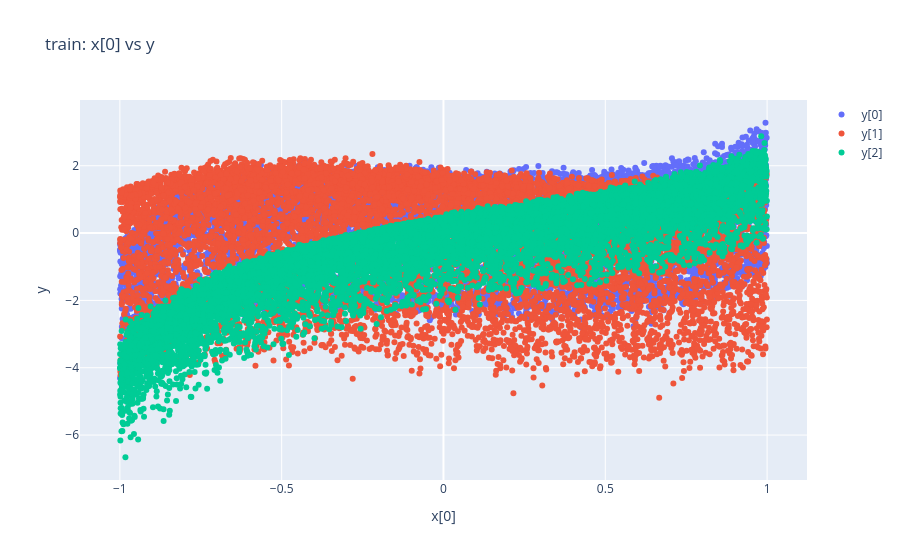
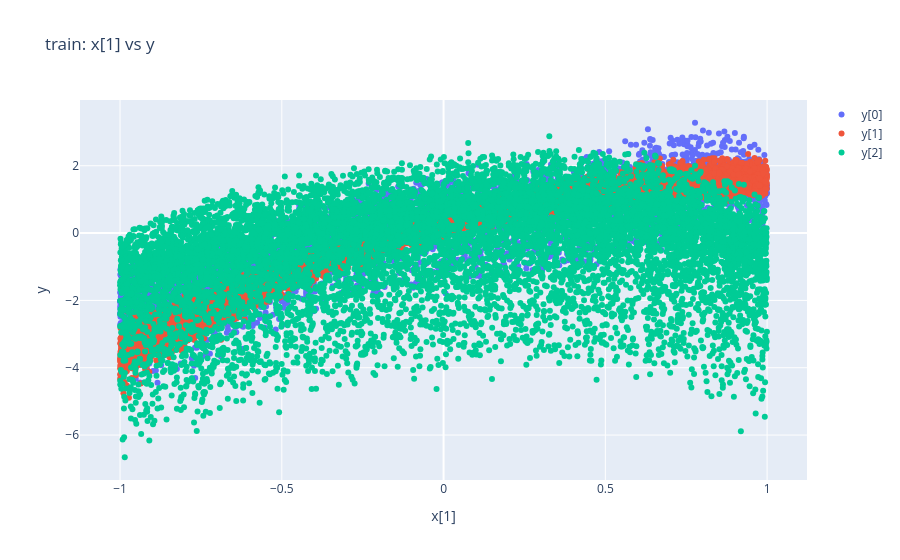
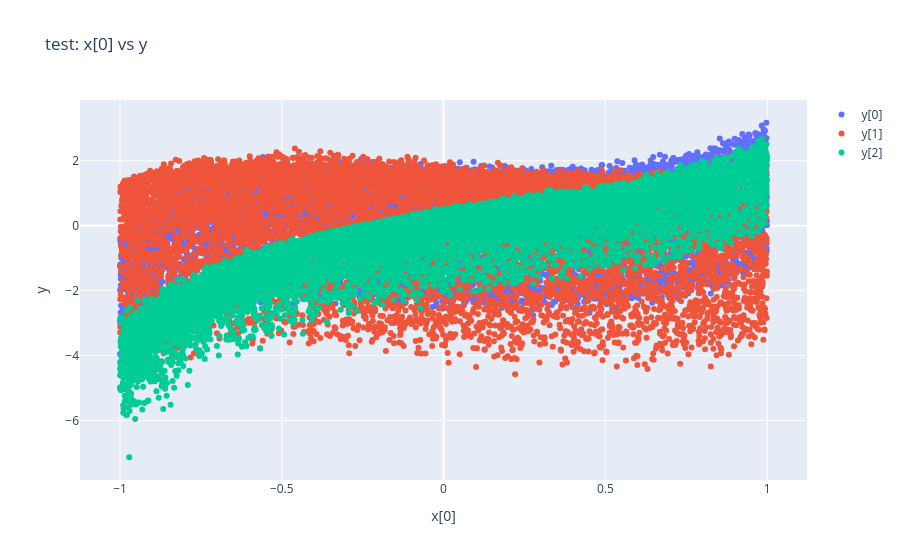
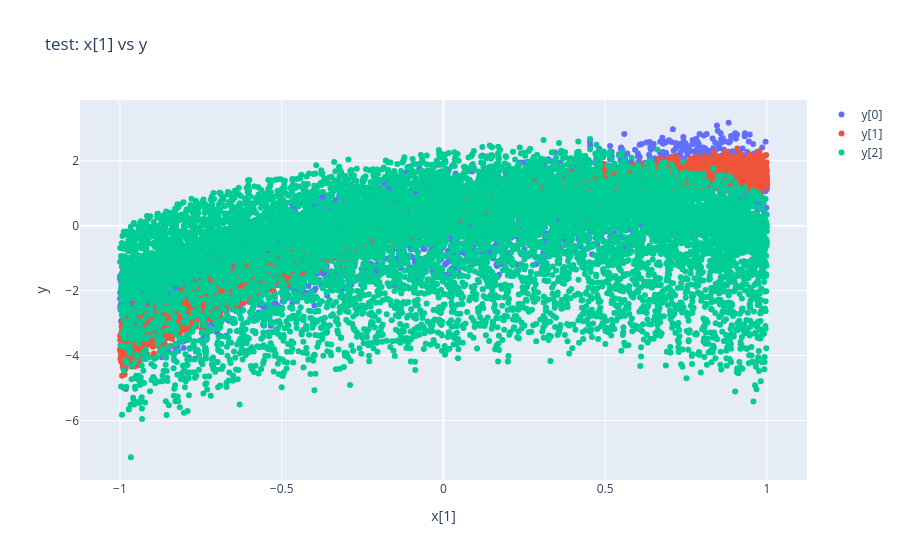

Write notebook code for charts like these, in order.
### Markdown cell above
## verify

### Code cell
show("train")
show("test")
show("predict")

### Figure 1 — Plotly figure (JSON) as saved in the notebook; plotly's stock layout.template omitted (floating-point values rounded to 4 significant figures; data arrays with more than 128 entries replaced by an {"elided": "..."} marker saying what was removed)
{"data": [{"mode": "markers", "name": "y[0]", "type": "scatter", "x": {"elided": "10000 float values"}, "y": {"elided": "10000 float values"}}, {"mode": "markers", "name": "y[1]", "type": "scatter", "x": {"elided": "10000 float values"}, "y": {"elided": "10000 float values"}}, {"mode": "markers", "name": "y[2]", "type": "scatter", "x": {"elided": "10000 float values"}, "y": {"elided": "10000 float values"}}], "layout": {"title": {"text": "train: x[0] vs y"}, "xaxis": {"title": {"text": "x[0]"}}, "yaxis": {"title": {"text": "y"}}}}

### Figure 2 — Plotly figure (JSON) as saved in the notebook; plotly's stock layout.template omitted (floating-point values rounded to 4 significant figures; data arrays with more than 128 entries replaced by an {"elided": "..."} marker saying what was removed)
{"data": [{"mode": "markers", "name": "y[0]", "type": "scatter", "x": {"elided": "10000 float values"}, "y": {"elided": "10000 float values"}}, {"mode": "markers", "name": "y[1]", "type": "scatter", "x": {"elided": "10000 float values"}, "y": {"elided": "10000 float values"}}, {"mode": "markers", "name": "y[2]", "type": "scatter", "x": {"elided": "10000 float values"}, "y": {"elided": "10000 float values"}}], "layout": {"title": {"text": "train: x[1] vs y"}, "xaxis": {"title": {"text": "x[1]"}}, "yaxis": {"title": {"text": "y"}}}}

### Figure 3 — Plotly figure (JSON) as saved in the notebook; plotly's stock layout.template omitted (floating-point values rounded to 4 significant figures; data arrays with more than 128 entries replaced by an {"elided": "..."} marker saying what was removed)
{"data": [{"mode": "markers", "name": "y[0]", "type": "scatter", "x": {"elided": "10000 float values"}, "y": {"elided": "10000 float values"}}, {"mode": "markers", "name": "y[1]", "type": "scatter", "x": {"elided": "10000 float values"}, "y": {"elided": "10000 float values"}}, {"mode": "markers", "name": "y[2]", "type": "scatter", "x": {"elided": "10000 float values"}, "y": {"elided": "10000 float values"}}], "layout": {"title": {"text": "test: x[0] vs y"}, "xaxis": {"title": {"text": "x[0]"}}, "yaxis": {"title": {"text": "y"}}}}

### Figure 4 — Plotly figure (JSON) as saved in the notebook; plotly's stock layout.template omitted (floating-point values rounded to 4 significant figures; data arrays with more than 128 entries replaced by an {"elided": "..."} marker saying what was removed)
{"data": [{"mode": "markers", "name": "y[0]", "type": "scatter", "x": {"elided": "10000 float values"}, "y": {"elided": "10000 float values"}}, {"mode": "markers", "name": "y[1]", "type": "scatter", "x": {"elided": "10000 float values"}, "y": {"elided": "10000 float values"}}, {"mode": "markers", "name": "y[2]", "type": "scatter", "x": {"elided": "10000 float values"}, "y": {"elided": "10000 float values"}}], "layout": {"title": {"text": "test: x[1] vs y"}, "xaxis": {"title": {"text": "x[1]"}}, "yaxis": {"title": {"text": "y"}}}}
